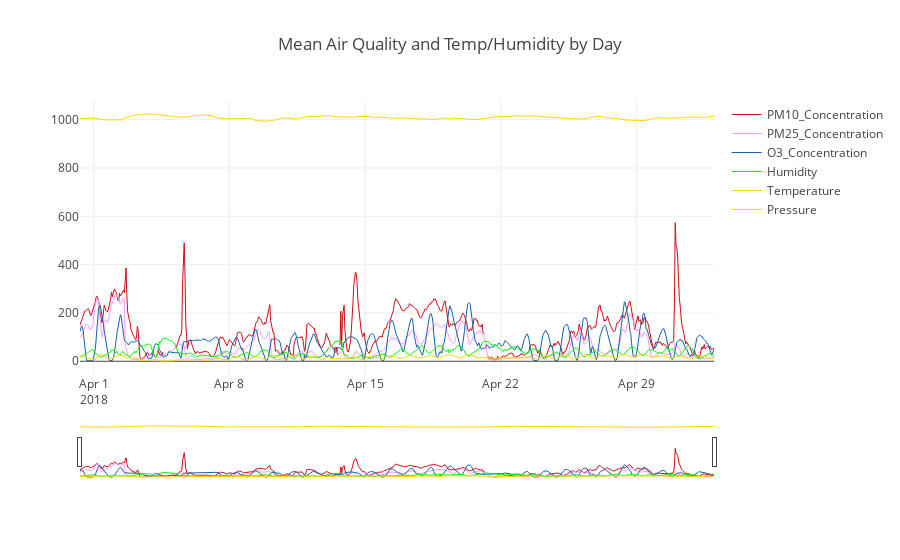

This figure's notebook cell:
### Code cell
trace0 = go.Scatter(
    x = agg.time,
    y = agg.PM10_Concentration,
    mode = 'lines',
    name = 'PM10_Concentration',
    line = dict(
        color = ('rgb(205, 12, 24)'),
        width = 1)
)
trace1 = go.Scatter(
    x = agg.time,
    y = agg.PM25_Concentration,
    mode = 'lines',
    name = 'PM25_Concentration',
    line = dict(
        color = ('rgb(253, 153, 255)'),
        width = 1)
)
trace2 = go.Scatter(
    x = agg.time,
    y = agg.O3_Concentration,
    mode = 'lines',
    name = 'O3_Concentration',
    line = dict(
        color = ('rgb(22, 96, 167)'),
        width = 1)
)
trace3 = go.Scatter(
    x = agg.time,
    y = agg.humidity,
    mode = 'lines',
    name = 'Humidity',
    line = dict(
        color = ('rgb(0, 250, 0)'),
        width = 1)
)
trace4 = go.Scatter(
    x = agg.time,
    y = agg.temperature,
    mode = 'lines',
    name = 'Temperature',
    line = dict(
        color = ('rgb(255,215,0)'),
        width = 1)
)
trace5 = go.Scatter(
    x = agg.time,
    y = agg.pressure,
    mode = 'lines',
    name = 'Pressure',
    line = dict(
        color = ('rgb(255,215,0)'),
        width = 1)
)
data = [trace0,trace1,trace2,trace3,trace4,trace5]
layout = dict(
    title='Mean Air Quality and Temp/Humidity by Day',
    xaxis=dict(
        rangeslider=dict(),
        type='date'
    )
)
fig = dict(data=data, layout=layout)

py.offline.iplot(fig)

### Figure 1 — Plotly figure (JSON) as saved in the notebook; plotly's stock layout.template omitted (floating-point values rounded to 4 significant figures; data arrays with more than 128 entries replaced by an {"elided": "..."} marker saying what was removed)
{"data": [{"line": {"color": "rgb(205, 12, 24)", "width": 1}, "mode": "lines", "name": "PM10_Concentration", "type": "scatter", "x": {"elided": "726 str values"}, "y": {"elided": "726 float values"}}, {"line": {"color": "rgb(253, 153, 255)", "width": 1}, "mode": "lines", "name": "PM25_Concentration", "type": "scatter", "x": {"elided": "726 str values"}, "y": {"elided": "726 float values"}}, {"line": {"color": "rgb(22, 96, 167)", "width": 1}, "mode": "lines", "name": "O3_Concentration", "type": "scatter", "x": {"elided": "726 str values"}, "y": {"elided": "726 float values"}}, {"line": {"color": "rgb(0, 250, 0)", "width": 1}, "mode": "lines", "name": "Humidity", "type": "scatter", "x": {"elided": "726 str values"}, "y": {"elided": "726 float values"}}, {"line": {"color": "rgb(255,215,0)", "width": 1}, "mode": "lines", "name": "Temperature", "type": "scatter", "x": {"elided": "726 str values"}, "y": {"elided": "726 float values"}}, {"line": {"color": "rgb(255,215,0)", "width": 1}, "mode": "lines", "name": "Pressure", "type": "scatter", "x": {"elided": "726 str values"}, "y": {"elided": "726 float values"}}], "layout": {"title": "Mean Air Quality and Temp/Humidity by Day", "xaxis": {"rangeslider": {}, "type": "date"}}}
